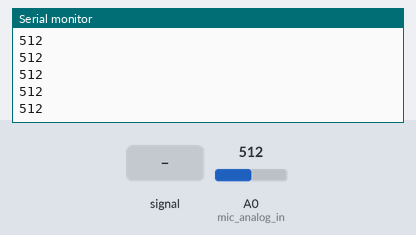
A sketch run on a simulated Arduino Uno, built with avr-gcc and run on an emulated ATmega328P. Parts: the last lines printed to the serial monitor. Inputs (shaded band) come from the test bench; at power-on: A0 (mic_analog_in) = 512.

Above: at 1.2 s.
1.3 s: A0 (mic_analog_in) fed a 200 Hz sine of ±81 counts around its level
At 2.1 s:
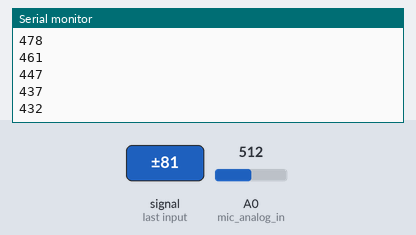
2.8 s: A0 (mic_analog_in) set to 716
At 3.7 s:
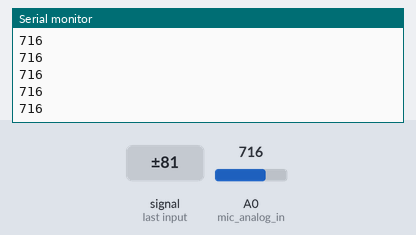
4.3 s: A0 (mic_analog_in) fed a 1000 Hz sine of ±255 counts around its level
At 5.4 s:
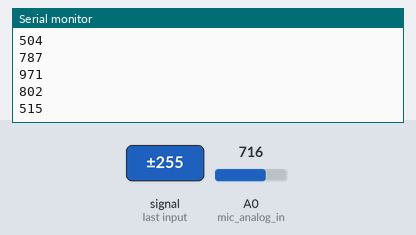
5.8 s: A0 (mic_analog_in) set to 900
At 6.8 s:
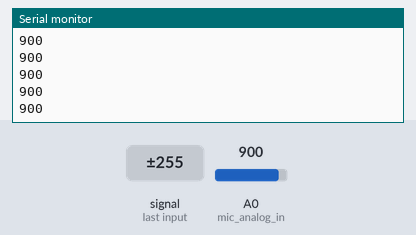
Timing chart, 0 to 8.3 s (numbered marks = the images above; inputs shaded):
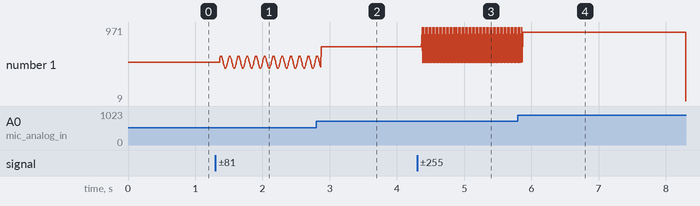

Measured:
- after the input at 1.3 s, the serial monitor: prints a new line after 0.07 s (image 1)
- after the input at 2.8 s, the serial monitor: prints a new line after 0.07 s (image 2)
- after the input at 4.3 s, the serial monitor: prints a new line after 0.07 s (image 3)
- after the input at 5.8 s, the serial monitor: prints a new line after 0.07 s (image 4)
- plotted number 1: 512 → 571 after the input at 1.3 s, 571 → 716 after the input at 2.8 s, 716 → 787 after the input at 4.3 s

The sketch:

3-1.ino
```cpp
int mic_analog_in = A0;
int sensorValue = 0;

void setup() {
    Serial.begin(9600);
}

void loop() {
    sensorValue = analogRead(mic_analog_in);
    Serial.println(sensorValue, DEC);
}

// CED 002, group 06, 2020-14247
// CED 002, group 06, 2023-14669
// CED 002, group 06, 2025-17066
```
